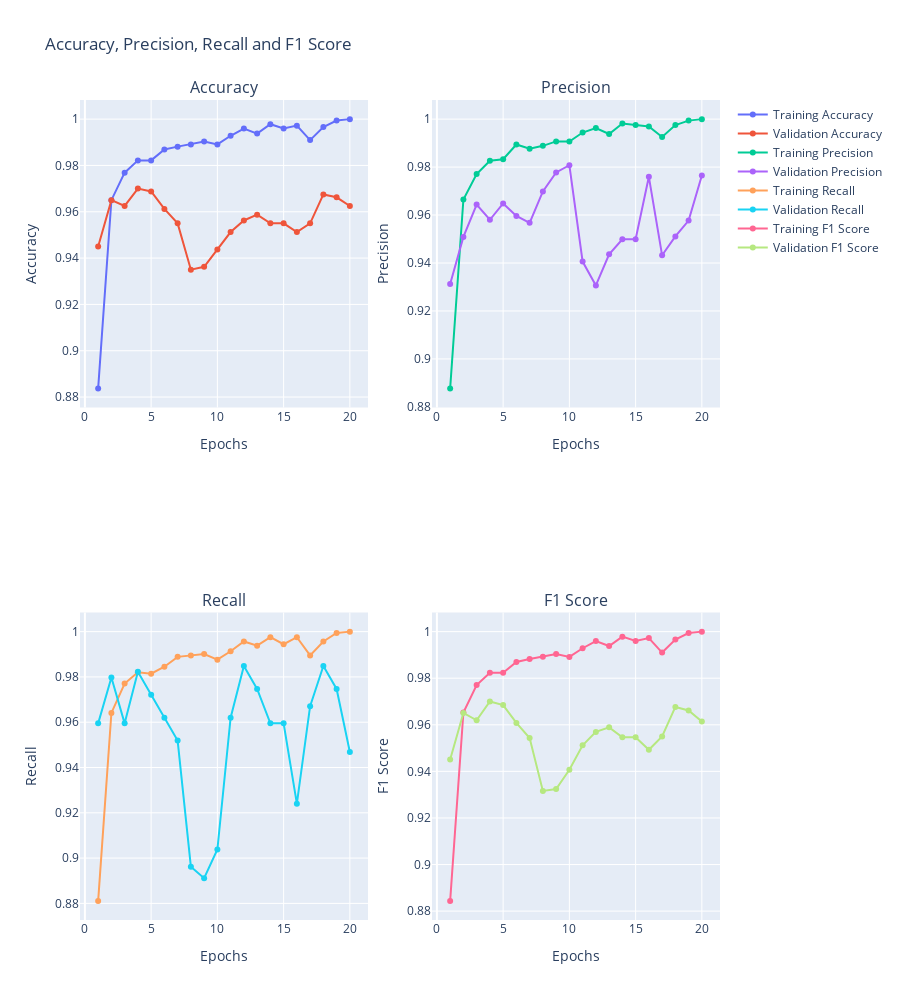

The cell this chart's notebook holds for it:
### Code cell
b_cls_trainer.mm.get_metric_chart_collection(["acc", "prec", "rec", "f1"])

### Figure 1 — Plotly figure (JSON) as saved in the notebook; plotly's stock layout.template omitted (floating-point values rounded to 4 significant figures)
{"data": [{"mode": "lines+markers", "name": "Training Accuracy", "text": "", "type": "scatter", "x": [1, 2, 3, 4, 5, 6, 7, 8, 9, 10, 11, 12, 13, 14, 15, 16, 17, 18, 19, 20], "xaxis": "x", "y": [0.8838, 0.965, 0.9769, 0.9822, 0.9822, 0.9869, 0.9881, 0.9891, 0.9903, 0.9891, 0.9928, 0.9959, 0.9938, 0.9978, 0.9959, 0.9972, 0.9909, 0.9966, 0.9994, 1], "yaxis": "y"}, {"mode": "lines+markers", "name": "Validation Accuracy", "text": "", "type": "scatter", "x": [1, 2, 3, 4, 5, 6, 7, 8, 9, 10, 11, 12, 13, 14, 15, 16, 17, 18, 19, 20], "xaxis": "x", "y": [0.945, 0.965, 0.9625, 0.97, 0.9688, 0.9613, 0.955, 0.935, 0.9363, 0.9437, 0.9513, 0.9563, 0.9587, 0.955, 0.955, 0.9513, 0.955, 0.9675, 0.9663, 0.9625], "yaxis": "y"}, {"mode": "lines+markers", "name": "Training Precision", "text": "", "type": "scatter", "x": [1, 2, 3, 4, 5, 6, 7, 8, 9, 10, 11, 12, 13, 14, 15, 16, 17, 18, 19, 20], "xaxis": "x2", "y": [0.8877, 0.9665, 0.9771, 0.9827, 0.9833, 0.9894, 0.9876, 0.9889, 0.9907, 0.9907, 0.9944, 0.9963, 0.9938, 0.9981, 0.9975, 0.9969, 0.9925, 0.9975, 0.9994, 1], "yaxis": "y2"}, {"mode": "lines+markers", "name": "Validation Precision", "text": "", "type": "scatter", "x": [1, 2, 3, 4, 5, 6, 7, 8, 9, 10, 11, 12, 13, 14, 15, 16, 17, 18, 19, 20], "xaxis": "x2", "y": [0.9312, 0.9509, 0.9644, 0.958, 0.9648, 0.9596, 0.9567, 0.9699, 0.9778, 0.9808, 0.9406, 0.9306, 0.9436, 0.9499, 0.9499, 0.9759, 0.9432, 0.9511, 0.9577, 0.9765], "yaxis": "y2"}, {"mode": "lines+markers", "name": "Training Recall", "text": "", "type": "scatter", "x": [1, 2, 3, 4, 5, 6, 7, 8, 9, 10, 11, 12, 13, 14, 15, 16, 17, 18, 19, 20], "xaxis": "x3", "y": [0.8811, 0.9641, 0.9771, 0.982, 0.9814, 0.9845, 0.9889, 0.9895, 0.9901, 0.9876, 0.9913, 0.9957, 0.9938, 0.9975, 0.9944, 0.9975, 0.9895, 0.9957, 0.9994, 1], "yaxis": "y3"}, {"mode": "lines+markers", "name": "Validation Recall", "text": "", "type": "scatter", "x": [1, 2, 3, 4, 5, 6, 7, 8, 9, 10, 11, 12, 13, 14, 15, 16, 17, 18, 19, 20], "xaxis": "x3", "y": [0.9595, 0.9797, 0.9595, 0.9823, 0.9722, 0.962, 0.9519, 0.8962, 0.8911, 0.9038, 0.962, 0.9848, 0.9747, 0.9595, 0.9595, 0.9241, 0.9671, 0.9848, 0.9747, 0.9468], "yaxis": "y3"}, {"mode": "lines+markers", "name": "Training F1 Score", "text": "", "type": "scatter", "x": [1, 2, 3, 4, 5, 6, 7, 8, 9, 10, 11, 12, 13, 14, 15, 16, 17, 18, 19, 20], "xaxis": "x4", "y": [0.8844, 0.9653, 0.9771, 0.9823, 0.9823, 0.987, 0.9882, 0.9892, 0.9904, 0.9891, 0.9929, 0.996, 0.9938, 0.9978, 0.996, 0.9972, 0.991, 0.9966, 0.9994, 1], "yaxis": "y4"}, {"mode": "lines+markers", "name": "Validation F1 Score", "text": "", "type": "scatter", "x": [1, 2, 3, 4, 5, 6, 7, 8, 9, 10, 11, 12, 13, 14, 15, 16, 17, 18, 19, 20], "xaxis": "x4", "y": [0.9451, 0.9651, 0.9619, 0.97, 0.9685, 0.9608, 0.9543, 0.9316, 0.9325, 0.9407, 0.9512, 0.9569, 0.9589, 0.9547, 0.9547, 0.9493, 0.955, 0.9677, 0.9661, 0.9614], "yaxis": "y4"}], "layout": {"annotations": [{"font": {"size": 16}, "showarrow": false, "text": "Accuracy", "x": 0.225, "xanchor": "center", "xref": "paper", "y": 1, "yanchor": "bottom", "yref": "paper"}, {"font": {"size": 16}, "showarrow": false, "text": "Precision", "x": 0.775, "xanchor": "center", "xref": "paper", "y": 1, "yanchor": "bottom", "yref": "paper"}, {"font": {"size": 16}, "showarrow": false, "text": "Recall", "x": 0.225, "xanchor": "center", "xref": "paper", "y": 0.375, "yanchor": "bottom", "yref": "paper"}, {"font": {"size": 16}, "showarrow": false, "text": "F1 Score", "x": 0.775, "xanchor": "center", "xref": "paper", "y": 0.375, "yanchor": "bottom", "yref": "paper"}], "height": 1000, "title": {"text": "Accuracy, Precision, Recall and F1 Score"}, "xaxis": {"anchor": "y", "domain": [0, 0.45], "title": {"text": "Epochs"}}, "xaxis2": {"anchor": "y2", "domain": [0.55, 1], "title": {"text": "Epochs"}}, "xaxis3": {"anchor": "y3", "domain": [0, 0.45], "title": {"text": "Epochs"}}, "xaxis4": {"anchor": "y4", "domain": [0.55, 1], "title": {"text": "Epochs"}}, "yaxis": {"anchor": "x", "domain": [0.625, 1], "title": {"text": "Accuracy"}}, "yaxis2": {"anchor": "x2", "domain": [0.625, 1], "title": {"text": "Precision"}}, "yaxis3": {"anchor": "x3", "domain": [0, 0.375], "title": {"text": "Recall"}}, "yaxis4": {"anchor": "x4", "domain": [0, 0.375], "title": {"text": "F1 Score"}}}}
